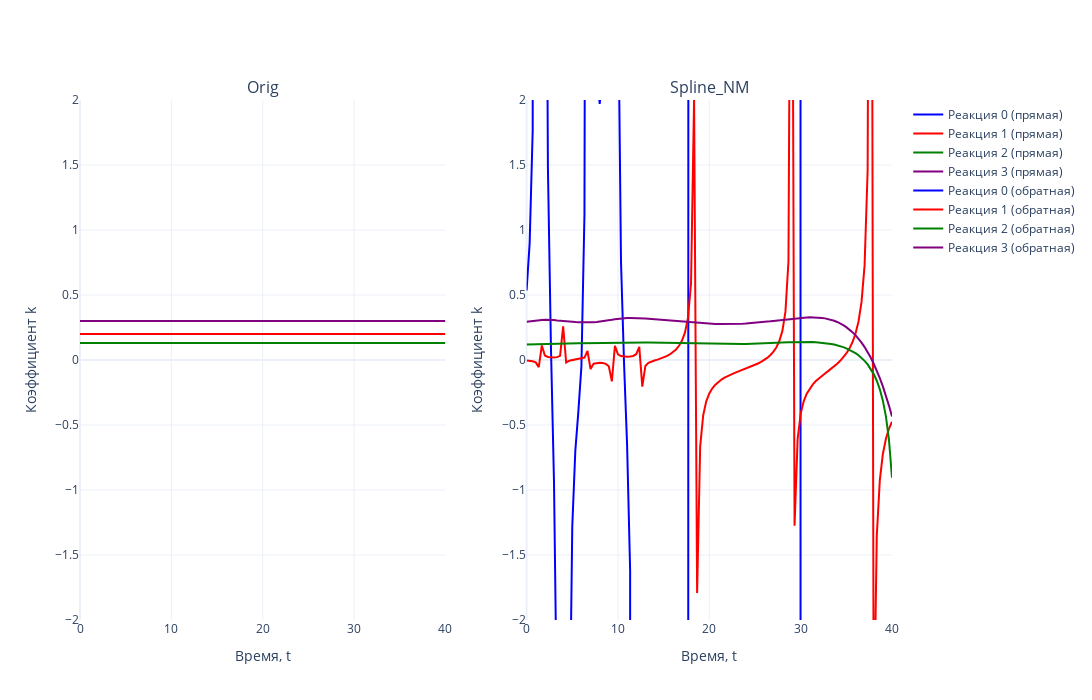

This figure's notebook cell:
### Code cell
# Задаем цвета (4 цвета для реакций)
colors = ['blue', 'red', 'green', 'purple']

# Создаем два подграфика (2 столбца, 1 строка)
fig = make_subplots(rows=1, cols=2, subplot_titles=['Orig', 'Spline_NM'])

# Первый график (прямая задача)
for i in range(N_REACTION):  
    fig.add_trace(go.Scatter(
        x=tsteps, 
        y=K_TRUE[i, :], 
        mode='lines', 
        name=f'Реакция {i} (прямая)',
        line=dict(color=colors[i % len(colors)])  # Применяем цвета циклично
    ), row=1, col=1)

# Второй график (обратная задача)
for i in range(N_REACTION):  
    fig.add_trace(go.Scatter(
        x=tsteps, 
        y=k_spline_NM[i, :], 
        mode='lines', 
        name=f'Реакция {i} (обратная)',
        line=dict(color=colors[i % len(colors)])  # Применяем цвета циклично
    ), row=1, col=2)

# Настройки общего макета
fig.update_layout(
    template='plotly_white',
    width=1700,  # Общая ширина холста
    height=700,  # Высота холста
    showlegend=True
)

# Ограничение оси Y
fig.update_yaxes(range=[-2, 2], title_text='Коэффициент k', row=1, col=1)
fig.update_yaxes(range=[-2, 2], title_text='Коэффициент k', row=1, col=2)

# Подписи оси X
fig.update_xaxes(title_text='Время, t', row=1, col=1)
fig.update_xaxes(title_text='Время, t', row=1, col=2)

# Отображение графика
fig.show()
